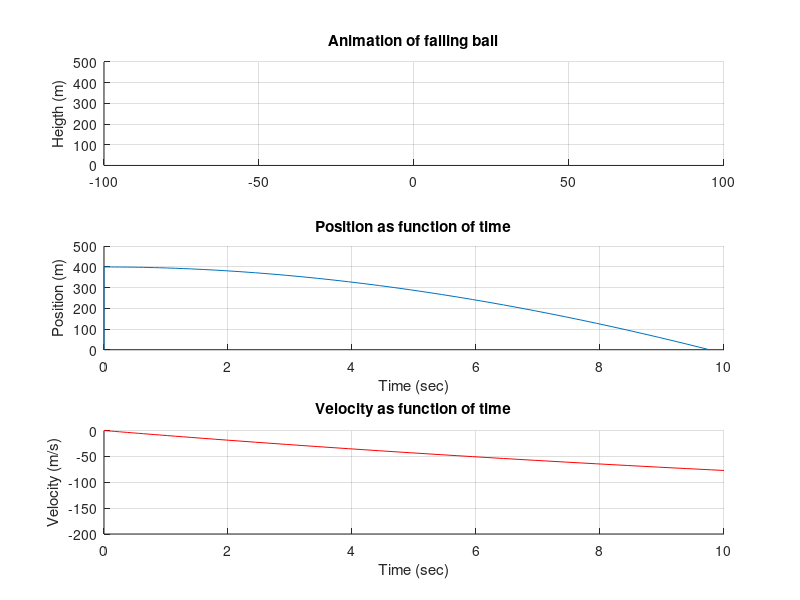

The MATLAB source for this figure:
%falling ball
%physical parameters
m=1; g=-9.81; b=0.05;
k=b/m;
h=400;
v0=0;
tspan=[0 10];%time span
y0=[h;v0];%initial condition
f=@(t,y) [y(2);g-k*y(2)];%ODE
[t,y]=ode45(f,tspan,y0);%solve the ODE
p=[0 h];%point of the initial condition
j=[0 0];%position final point
n=[0 0];%position initial point
a=[0 0];%velocity initial point
pv=[0 0];%velocity final point
%time loop for the animations
for i=1:length(t)
p(1,2)=y(i,1);
subplot(3,1,1);
ball=viscircles([0 p(1,2)],3);
axis([-100 100 0 500]);
title('Animation of falling ball');
ylabel('Heigth (m)');
grid on
pause(0.001);
delete(ball);
subplot(3,1,2);
grid on
axis([0 10 0 500]);
title('Position as function of time');
xlabel('Time (sec)');
ylabel('Position (m)');
n(1,1)=t(i);
n(1,2)=y(i,1);
line2=line([j(1) n(1)],[j(2) n(2)]);
j(1,1)=t(i);
j(1,2)=y(i,1);
subplot(3,1,3);
grid on
axis([0 10 -200 0]);
title('Velocity as function of time');
xlabel('Time (sec)');
ylabel('Velocity (m/s)');
pv(1,1)=t(i);
pv(1,2)=y(i,2);
line3=line([a(1) pv(1)],[a(2) pv(2)],'color','r');
a(1,1)=t(i);
a(1,2)=pv(1,2);
end